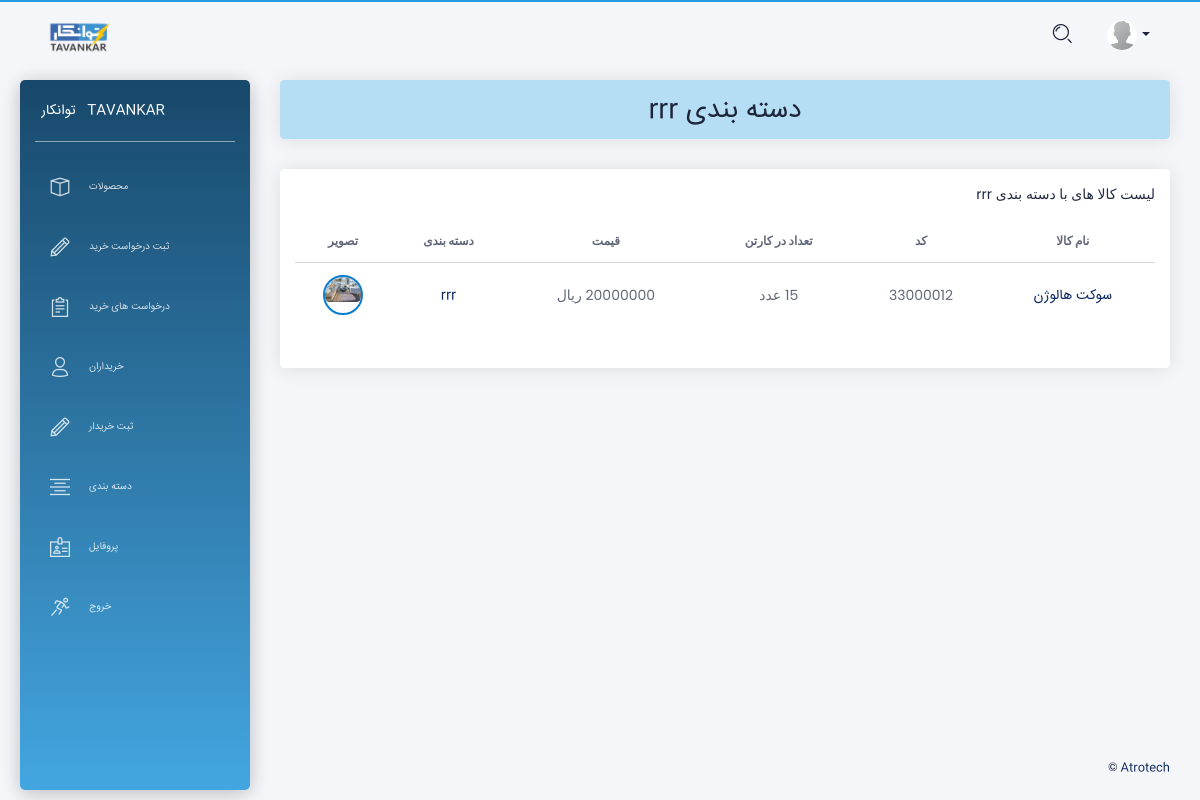
The page /category_detail/1/ (signed in) on the database as committed earlier.
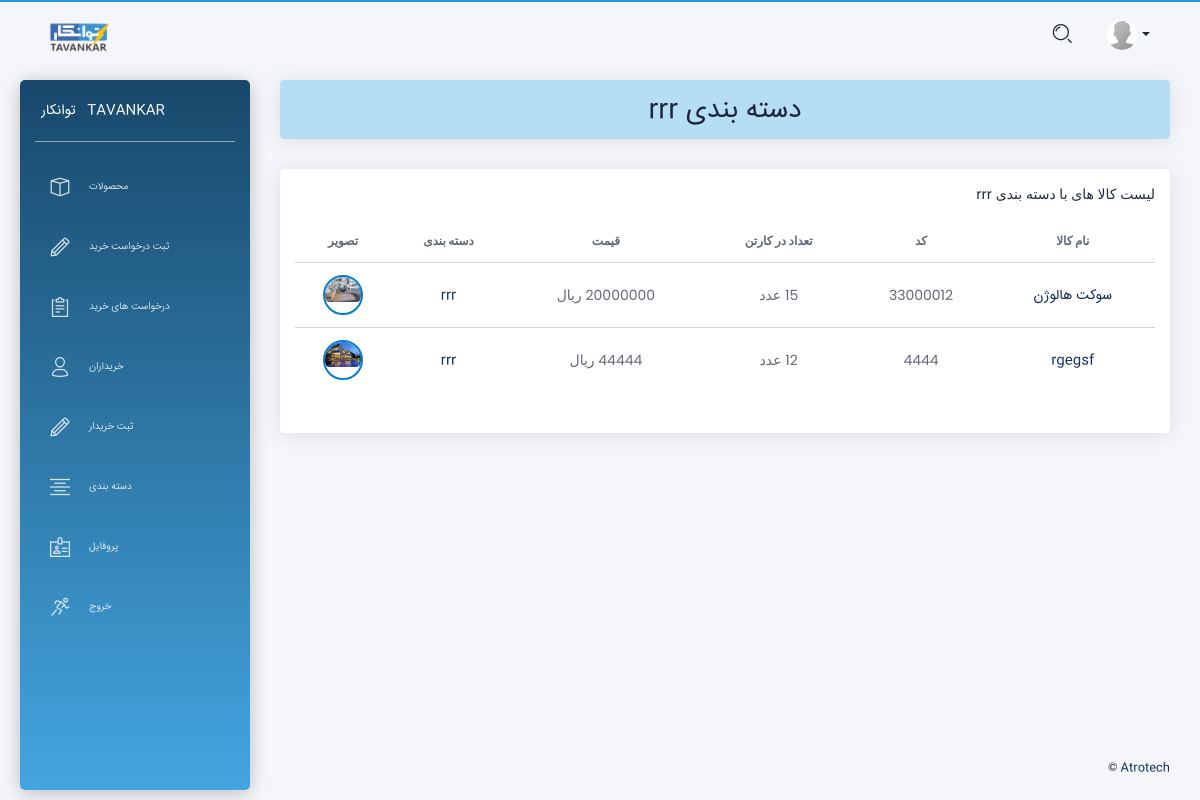
The same page on the database as committed later.
### app/models.py (models this page shows, shortened)
class Product(models.Model):
    name = models.CharField(max_length=200, unique=True, verbose_name = "نام")
    code = models.CharField(max_length=40, verbose_name = "کد")
    qty_in_box = models.IntegerField(verbose_name = "تعداد در کارتن")
    price = models.CharField(max_length=40, verbose_name = "قیمت ( ریال )")
    category = models.ForeignKey(Category ,on_delete=models.CASCADE ,null=True, blank=True, verbose_name = "دسته بندی")
    description = models.TextField(max_length=1000, null=True, blank=True, verbose_name = "توضیحات")
    image = models.ImageField(upload_to='media', default='media/Default.png', null=True, blank=True, verbose_name = "تصویر")
    def get_absolute_url(self):
        return reverse('app:product_detail',args=[self.id])
    class Meta:
        verbose_name = "محصول"
        verbose_name_plural = "محصولات"

class Category(MPTTModel):
    name = models.CharField(max_length=200, unique=True, verbose_name = "نام")
    parent = TreeForeignKey('self', on_delete=models.CASCADE, null=True, blank=True, related_name='children',verbose_name = "والد")
    class MPTTMeta:
        level_attr = 'mptt_level'
        order_insertion_by = ['name']
    class Meta:
        verbose_name = "دسته بندی"
        verbose_name_plural = "دسته بندی ها"
    def get_absolute_url(self):
        return reverse('app:category_detail',args=[self.id])
    def __str__(self):
        return str(self.name)

### app/views.py (the view)
# urls.py: path('category_detail/<int:id>/',views.category_detail,name='category_detail'),
@login_required()
def category_detail(request, id):
    category = get_object_or_404(models.Category, id=id)
    products = models.Product.objects.filter(category=category)
    context = {'category':category, 'products':products}
    return render(request, 'category_detail.html', context)

### templates/category_detail.html (shortened to what this page needs)
{% extends "layouts/base.html" %}
{% block content %}
<div class="row">
  <div class="col-md-12">
    <div class="card card-lavender">
      <div class="card-header">
        <h2 class="card-title" dir="rtl" align="center"> دسته بندی {{ category.name }} </h2>
      </div>
    </div>
  </div>
</div>
<div class="row">
  <div class="col-md-12">
    <div class="card" align="right" dir="rtl">
      <div class="card-header"> لیست کالا های با دسته بندی {{ category.name }} </div>
      <div class="card-body">
        <div class="table-responsive">
          <table class="table tablesorter text-center" id="">
            <thead class=" text-primary">
              <tr class="bold">
                <th> نام کالا </th>
                <th> کد </th>
                <th> تعداد در کارتن </th>
                <th> قیمت </th>
                <th> دسته بندی </th>
                <th> تصویر </th>
              </tr>
            </thead>
            <tbody>
            {% for Product in products %}
              <tr>
                <td> <a href="{{ Product.get_absolute_url }}"> {{ Product.name }} </a> </td>
                <td> {{ Product.code }} </td>
                <td> {{ Product.qty_in_box }} عدد </td>
                <td> {{ Product.price }} ریال </td>
                <td> <a href="{{ Product.category.get_absolute_url }}">{{ Product.category }} </a> </td>
                <td>
                  <div class="photo">
                     <img src="{{ Product.image.url }}">
                  </div>
                </td>
              </tr>
            {% endfor %}
            </tbody>
          </table>
        </div>
      </div>
    </div>
  </div>
</div>
{% endblock content %}

Rows that differ between the two databases and show on the page:
added Product: name "rgegsf", code "4444", qty_in_box "12", price "44444", category "rrr", image (picture)
